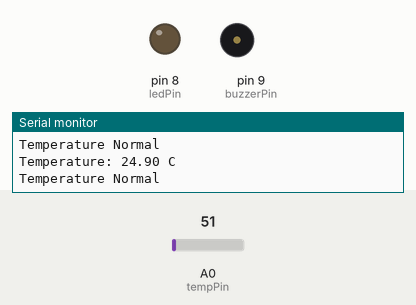
A sketch run on a simulated Arduino Uno, built with avr-gcc and run on an emulated ATmega328P. Shown: output pins drawn as LEDs (lit = HIGH), buzzer (waves = sounding, pin HIGH), the last lines printed to the serial monitor. The test bench sets the inputs (shaded band); at power-on: A0 (tempPin) = 51.

Above: at 1.8 s.
1.9 s: A0 (tempPin) set to 64
At 3.2 s:
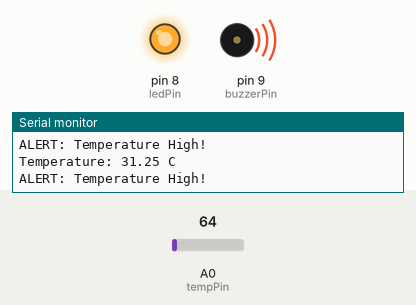
3.5 s: A0 (tempPin) set to 30
At 4.9 s:
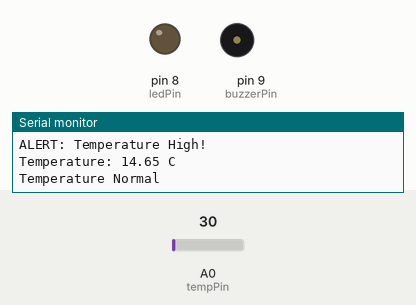
5.5 s: A0 (tempPin) set to 71
At 6.5 s:
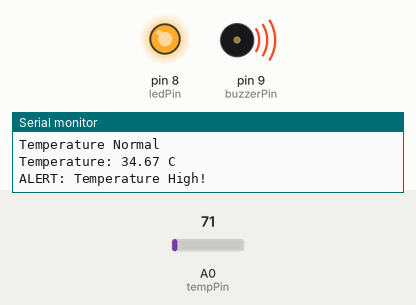
Timing chart, 0 to 8.5 s (numbered marks = the images above; inputs shaded):
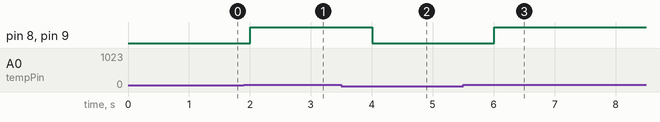

The sketch:

smart_temperature_control.ino.ino
```cpp
int tempPin = A0;
int ledPin = 8;
int buzzerPin = 9;

float temperature;
int threshold = 30;

void setup() {
  pinMode(ledPin, OUTPUT);
  pinMode(buzzerPin, OUTPUT);
  Serial.begin(9600);
}

void loop() {

  int sensorValue = analogRead(tempPin);
  temperature = (sensorValue * 5.0 * 100.0) / 1024.0;

  Serial.print("Temperature: ");
  Serial.print(temperature);
  Serial.println(" C");

  if (temperature > threshold) {
    digitalWrite(ledPin, HIGH);
    digitalWrite(buzzerPin, HIGH);
    Serial.println("ALERT: Temperature High!");
  } else {
    digitalWrite(ledPin, LOW);
    digitalWrite(buzzerPin, LOW);
    Serial.println("Temperature Normal");
  }

  delay(1000);
}
```

Measured:
- the behaviour switches between 61 and 62 on A0 (tempPin) (found by bisection; images 0 and 1)
- after the input at 1.9 s, pin 8 (ledPin), pin 9 (buzzerPin): LOW → HIGH after 0.10 s
- after the input at 3.5 s, pin 8 (ledPin), pin 9 (buzzerPin): HIGH → LOW after 0.50 s
- after the input at 5.5 s, pin 8 (ledPin), pin 9 (buzzerPin): LOW → HIGH after 0.51 s
